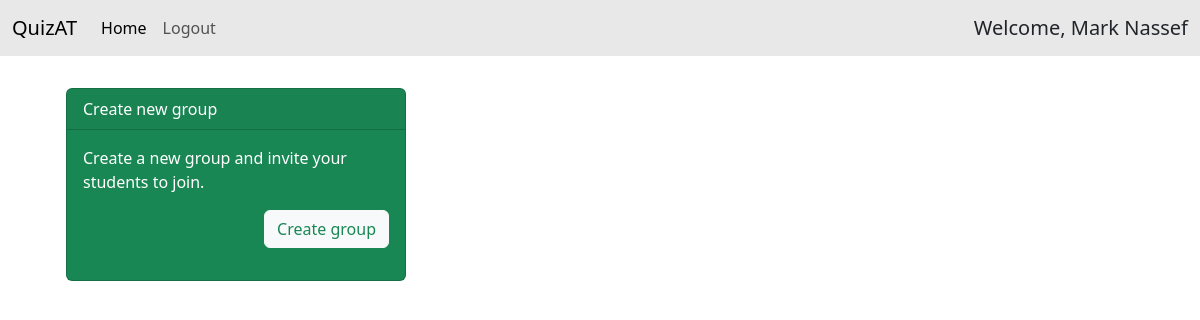
The app's page / (signed in), older data.
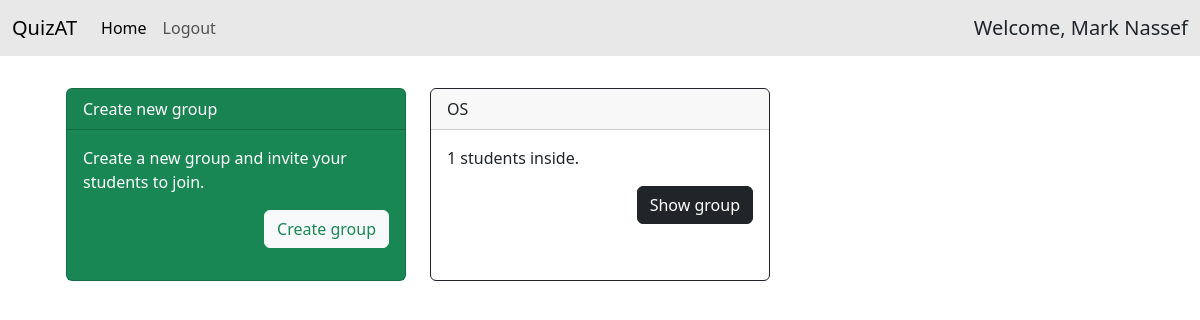
The same page, newer data.
### accounts/models.py (models this page shows, shortened)
class CustomUser(AbstractBaseUser, PermissionsMixin):
    email = models.EmailField(unique=True)
    full_name = models.CharField(max_length=250)
    is_active = models.BooleanField(default=True)
    is_staff = models.BooleanField(default=False)
    objects = CustomUserManager()
    academic_id = models.CharField(max_length=20, blank=True, null=True)
    USERNAME_FIELD = 'email'
    REQUIRED_FIELDS = ['full_name']
    def is_teacher(self) -> bool:
        if self.academic_id is not None:
            return self.academic_id.strip() == ''
        return True
    class Meta:
        verbose_name = "User"
        verbose_name_plural = "Users"

### groups/models.py (models this page shows, shortened)
class Group(models.Model):
    name = models.CharField(max_length=255)
    admin = models.ForeignKey(CustomUser, on_delete=models.CASCADE, related_name='group_admin')
    members = models.ManyToManyField(CustomUser, related_name='group_members')

### main/views.py (the view)
# urls.py: path('', views.index, name='index'),
@login_required
def index(request):
    return render(request, 'main/index.html' , {'group_list': Group.objects.all()})

### main/templates/main/index.html
{% extends "base.html" %}
{% block content %}
<div class="row row-cols-1 row-cols-md-3 g-4">
    {% if user.is_teacher %}
    <div class="col">
        <div class="card text-bg-success mb-3 h-100">
            <div class="card-header">Create new group</div>
            <div class="card-body">
                <p class="card-text">Create a new group and invite your students to join.</p>
                <div class="text-end">
                    <a href="{% url "groups:add_group" %}" class="btn btn-light text-success">Create group</a>
                </div>
            </div>
        </div>
    </div>
    {% endif %}
    {% for group in group_list %}
    <div class="col">
        <div class="card border-dark mb-3 h-100">
            <div class="card-header">{{group.name}}</div>
            <div class="card-body">
                <p class="card-text">{{group.members.all|length}} students inside.</p>
                <div class="text-end">
                    <a href="#" class="btn btn-dark">Show group</a>
                </div>
            </div>
        </div>
    </div>
    {% endfor %}
</div>
{% endblock content %}

### templates/base.html (shortened to what this page needs)
<!DOCTYPE html>
<html lang="en">
<head>
    <link href="https://cdn.jsdelivr.net/npm/bootstrap@5.3.2/dist/css/bootstrap.min.css" rel="stylesheet"
>
</head>
<body>
    <nav class="navbar navbar-expand-lg bg-dark bg-opacity-10">
        <div class="container-fluid">
            <a class="navbar-brand" href="/">QuizAT</a>
            <div class="collapse navbar-collapse" id="navbarNavDropdown">
                <ul class="navbar-nav">
                    <li class="nav-item">
                        <a class="nav-link{% if request.path == '/' %} active{% endif %}"
                            href="/">Home</a>
                    </li>
                    {% if not user.is_authenticated %}
                    <li class="nav-item">
                        <a class="nav-link{% if request.path == '/accounts/signup/' %} active{% endif %}"
                            href="{% url 'accounts:signup' %}">Sign Up</a>
                    </li>
                    <li class="nav-item">
                        <a class="nav-link{% if request.path == '/accounts/login/' %} active{% endif %}"
                            href="{% url 'accounts:login' %}">Login</a>
                    </li>
                    {% else %}
                    <li class="nav-item">
                        <a class="nav-link" href="{% url 'accounts:logout' %}">Logout</a>
                    </li>
                    {% endif %}
                </ul>
                {% if user.is_authenticated %}
                <div class="me-0 ms-auto">
                    <h3 class="display-4 fs-5 mb-0">Welcome, {{user.full_name}}</h3>
                </div>
                {% endif %}
            </div>
        </div>
    </nav>
    <div class="col-11-lg col-11-md col-11 mx-auto p-3 my-3">
        {% block content %}{% endblock content %}
    </div>
</body>
</html>

Row changes from the older to the newer data that the page shows:
added Group: name "OS", members.all|length "1"
